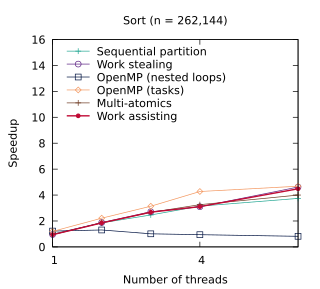

Source code (gnuplot):
set title "Sort (n = 262,144)"
set terminal pdf size 3.2,2.9
set output "./results/Sort_n___262,144.pdf"
set key on
set key top left Left reverse
set key samplen 2.5
set xrange [1:6]
set xtics (1, 4)
set xlabel "Number of threads"
set yrange [0:16]
set ylabel "Speedup"
plot './results/Sort_n___262,144.dat' using 1:2 title "Sequential partition" pointsize 0.7 lw 1 pt 1 linecolor rgb "#24A793" with linespoints, \
  './results/Sort_n___262,144.dat' using 1:3 title "Work stealing" pointsize 0.7 lw 1 pt 6 linecolor rgb "#5B2182" with linespoints, \
  './results/Sort_n___262,144.dat' using 1:4 title "OpenMP (nested loops)" pointsize 0.7 lw 1 pt 4 linecolor rgb "#001240" with linespoints, \
  './results/Sort_n___262,144.dat' using 1:5 title "OpenMP (tasks)" pointsize 0.7 lw 1 pt 12 linecolor rgb "#F3965E" with linespoints, \
  './results/Sort_n___262,144.dat' using 1:6 title "Multi-atomics" pointsize 0.7 lw 1 pt 1 linecolor rgb "#6E3B23" with linespoints, \
  './results/Sort_n___262,144.dat' using 1:7 title "Work assisting" pointsize 0.4 lw 2 pt 7 linecolor rgb "#C00A35" with linespoints
